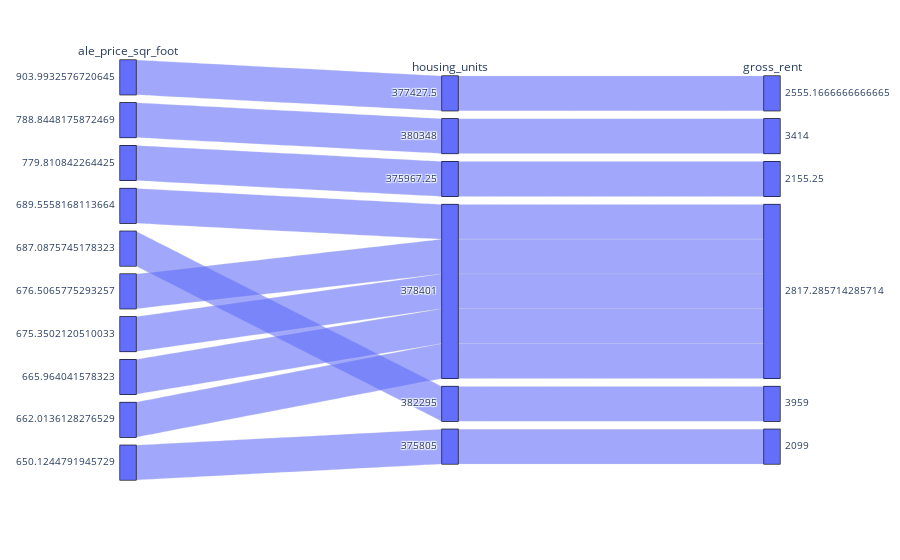

The notebook cell saved with this chart:
### Markdown cell above
### Create a parallel coordinates plot and parallel categories plot of most expensive neighborhoods in San Francisco per year

### Code cell
# Parallel Categories Plot
# YOUR CODE HERE!
px.parallel_categories(
    top_10_exp_neigh,
    dimensions=["sale_price_sqr_foot", "housing_units", "gross_rent",],
    color_continuous_scale=px.colors.sequential.Inferno,
    labels={
        "sale_price_sqr_foot": "ale_price_sqr_foot",
        "housing_units": "housing_units",
        "gross_rent": "gross_rent"
        
    },
)

### Figure 1 — Plotly figure (JSON) as saved in the notebook; plotly's stock layout.template omitted (floating-point values rounded to 4 significant figures)
{"data": [{"dimensions": [{"label": "ale_price_sqr_foot", "values": [904.0, 788.8, 779.8, 689.6, 687.1, 676.5, 675.4, 666.0, 662.0, 650.1]}, {"label": "housing_units", "values": [377400.0, 380348, 376000.0, 378401, 382295, 378401, 378401, 378401, 378401, 375805]}, {"label": "gross_rent", "values": [2555.0, 3414, 2155.0, 2817.0, 3959, 2817.0, 2817.0, 2817.0, 2817.0, 2099]}], "domain": {"x": [0, 1], "y": [0, 1]}, "name": "", "type": "parcats"}], "layout": {"autosize": true, "legend": {"tracegroupgap": 0}, "margin": {"t": 60}}}
